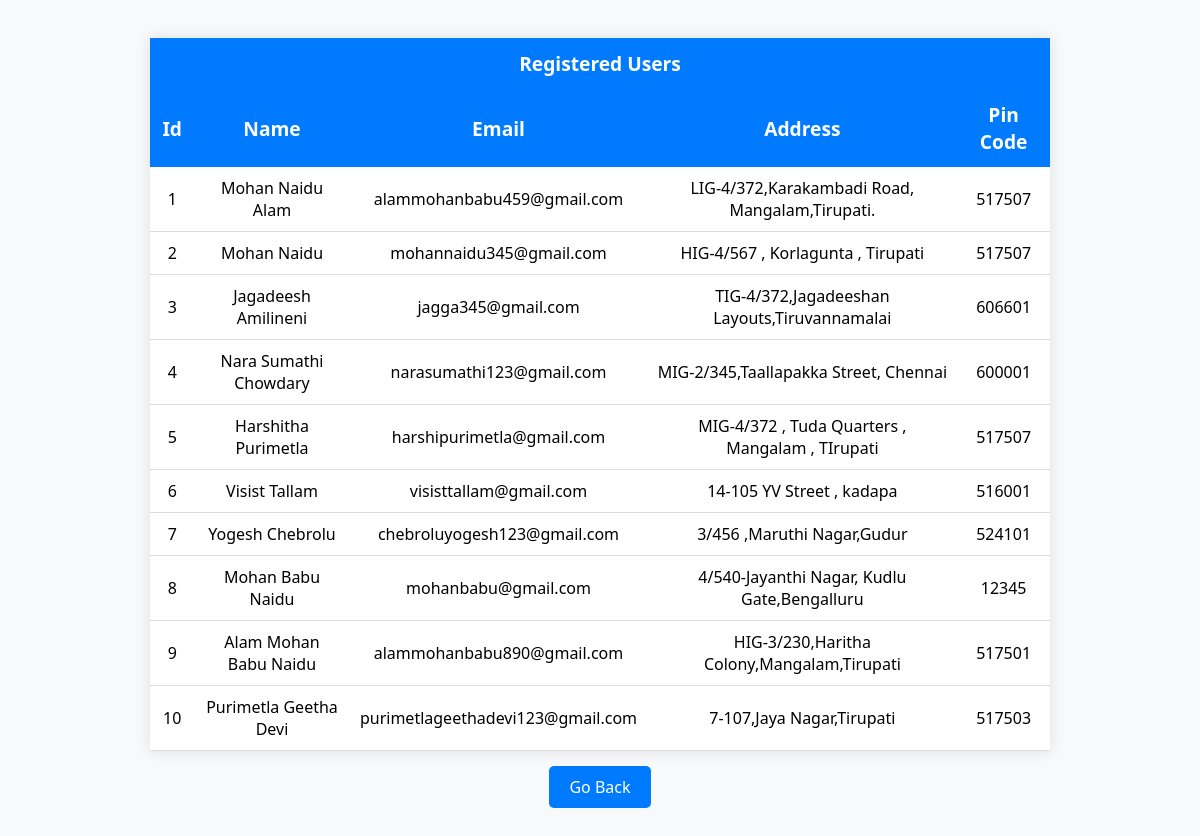
The page /display_users (signed in) on the database as committed earlier.
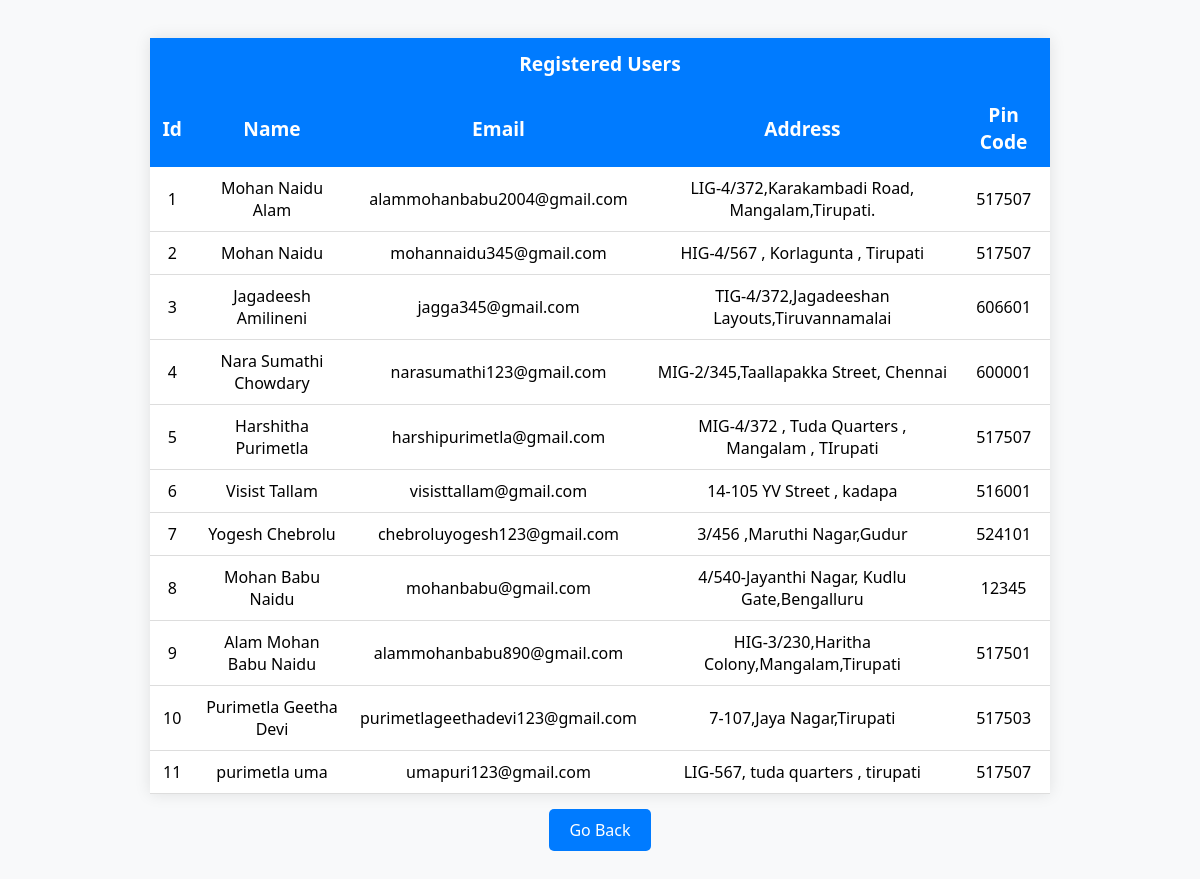
The same page on the database as committed later.
### model/models.py (models this page shows)
class User(db.Model):
    __tablename__ = "user"
    user_id = db.Column(db.Integer,autoincrement=True,primary_key = True)
    user_name = db.Column(db.String(45),nullable=False)
    email = db.Column(db.String(45),nullable=False)
    password = db.Column(db.String(45),nullable=False)
    address = db.Column(db.String(50),nullable=False)
    pincode = db.Column(db.Integer,nullable=False)

### controllers/admin_func.py (the view)
@app.route('/display_users',methods=["GET"])
def project_user():
    if('admin_name' in session and 'a_email' in session and 'a_pass' in session):
        users_in_db  = User.query.all()
        if(users_in_db):
            return render_template('users_registered.html',users=users_in_db)
        else:
            return render_template('users_registered.html',users=[])
    else:
        flash('You should Login to Know the Details of Users !!!')
        return redirect(url_for('admin_homepage'))

### templates/users_registered.html (shortened to what this page needs)
{% extends 'base.html' %}
{% block content %}
{% if users %}
<table>
    <tr>
        <th colspan="5">Registered Users</th>
    </tr>
    <tr>
        <th>Id</th>
        <th>Name</th>
        <th>Email</th>
        <th>Address</th>
        <th>Pin Code</th>
    </tr>
    {% for i in users %}
        <tr>
            <td>{{ i.user_id }}</td>
            <td>{{ i.user_name }}</td>
            <td>{{ i.email }}</td>
            <td>{{ i.address }}</td>
            <td>{{ i.pincode }}</td>
        </tr>
    {% endfor %}
</table>
{% endif %}
<div class="back-link">
    <a href="{{ url_for('display') }}">Go Back</a>
</div>
{% endblock %}

Rows that differ between the two databases and show on the page:
changed User "Mohan Naidu Alam": email "alammohanbabu459@gmail.com" → "alammohanbabu2004@gmail.com"
added User: user_id "11", user_name "purimetla uma", email "umapuri123@gmail.com", address "LIG-567, tuda quarters , tirupati", pincode "517507"
